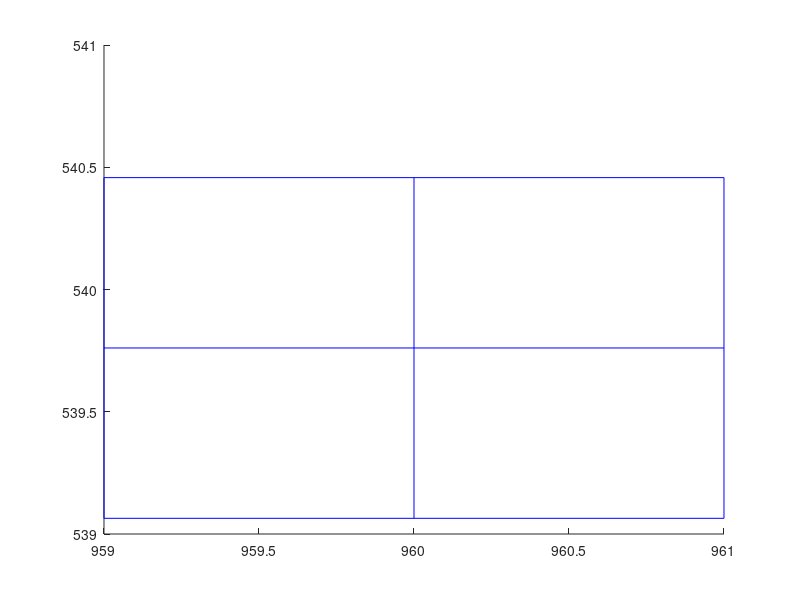

Reproduce this figure in MATLAB.
pW = 1920 / 2;%Половина ширины экрана
pH = 1080 / 2;%Половина высоты экран

dy = 0;
dx = 0.8;
zc = 3;

m = [cos(dy) sin(dy)*sin(dx) 0 sin(dy)*cos(dx)/zc; 
    0 cos(dx) 0 -sin(dx)/zc;
    sin(dy) -cos(dy)*sin(dx)  0 -cos(dy)*cos(dx)/zc;
    0 0 0 1;];

v1 = m * [-1; 1; 0; 1;];
v2 = m * [1; 1; 0; 1;];
v3 = m * [-1; -1; 0; 1;];
v4 = m * [1; -1; 0; 1;];
v5 = m * [-1; 0; 0; 1;];%Линия по середине
v6 = m * [1; 0; 0; 1;];%Линия по середине
v7 = m * [0; 1; 0; 1;];
v8 = m * [0; -1; 0; 1;];

line([v1(1, 1) / v1(4, 1) + pW, v2(1, 1) / v2(4, 1) + pW], [v1(2, 1) / v1(4, 1) + pH, (v2(2, 1) / v2(4, 1) + pH)],'color','b') % Blue line from (4,0) to (4,10)
line([v2(1, 1) / v2(4, 1) + pW, v4(1, 1) / v4(4, 1) + pW], [v2(2, 1) / v2(4, 1) + pH, (v4(2, 1) / v4(4, 1) + pH)],'color','b') % Blue line from (4,0) to (4,10)
line([v4(1, 1) / v4(4, 1) + pW, v3(1, 1) / v3(4, 1) + pW], [v4(2, 1) / v4(4, 1) + pH, (v3(2, 1) / v3(4, 1) + pH)],'color','b') % Blue line from (4,0) to (4,10)
line([v3(1, 1) / v3(4, 1)+ pW, v1(1, 1) / v1(4, 1) + pW], [v3(2, 1) / v3(4, 1) + pH, (v1(2, 1) / v1(4, 1) + pH)],'color','b') % Blue line from (4,0) to (4,10)

line([v5(1, 1) / v5(4, 1)+ pW, v6(1, 1) / v6(4, 1) + pW], [v5(2, 1) / v5(4, 1) + pH, (v6(2, 1) / v6(4, 1) + pH)],'color','b') % Blue line from (4,0) to (4,10)
line([v7(1, 1) / v7(4, 1)+ pW, v8(1, 1) / v8(4, 1) + pW], [v7(2, 1) / v7(4, 1) + pH, (v8(2, 1) / v8(4, 1) + pH)],'color','b') % Blue line from (4,0) to (4,10)
